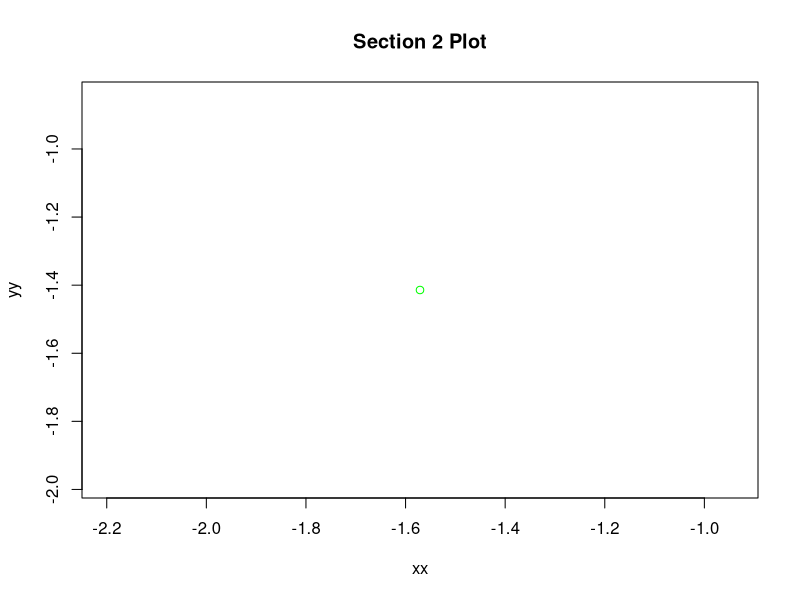
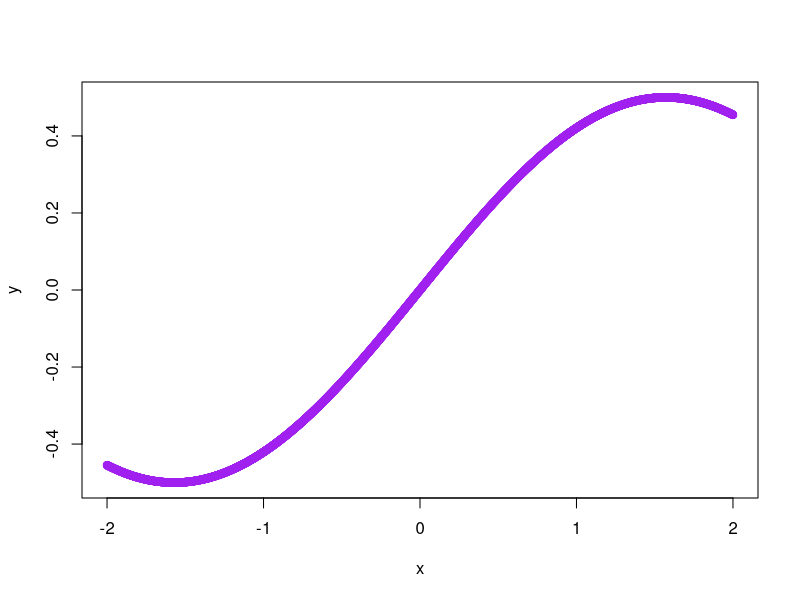
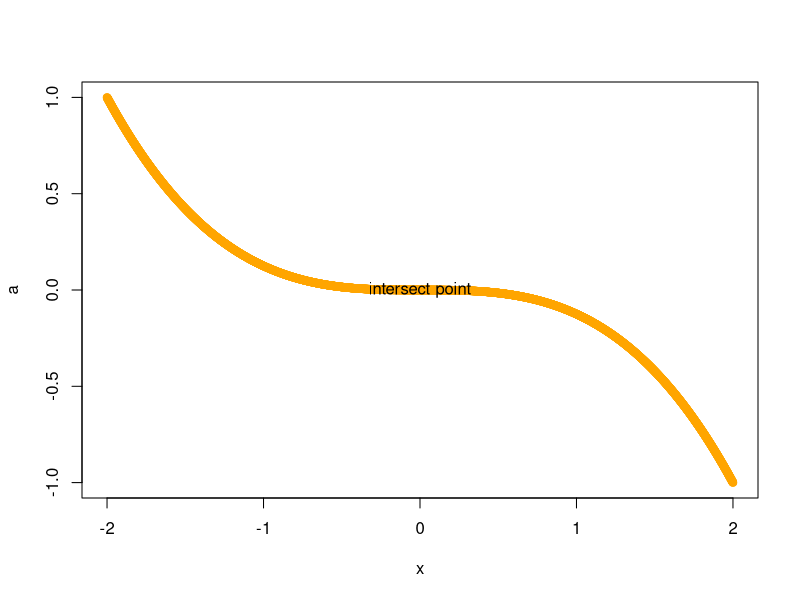
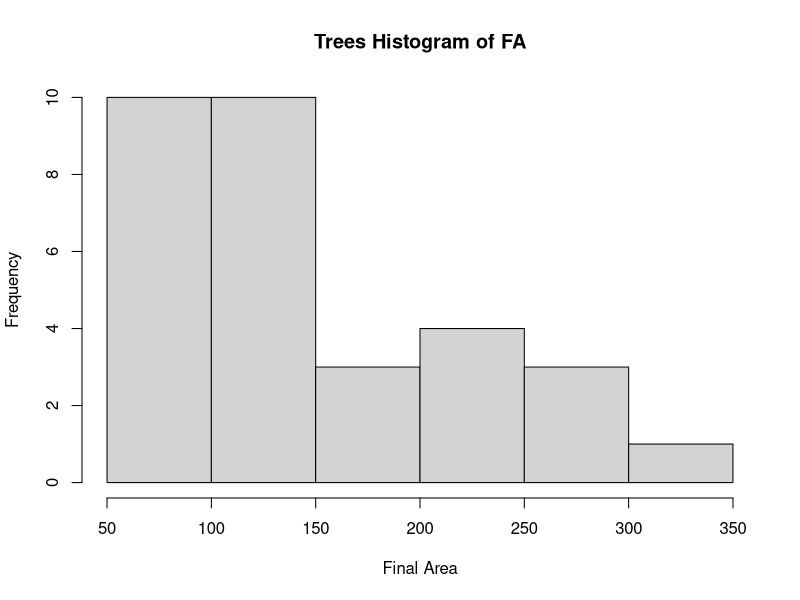
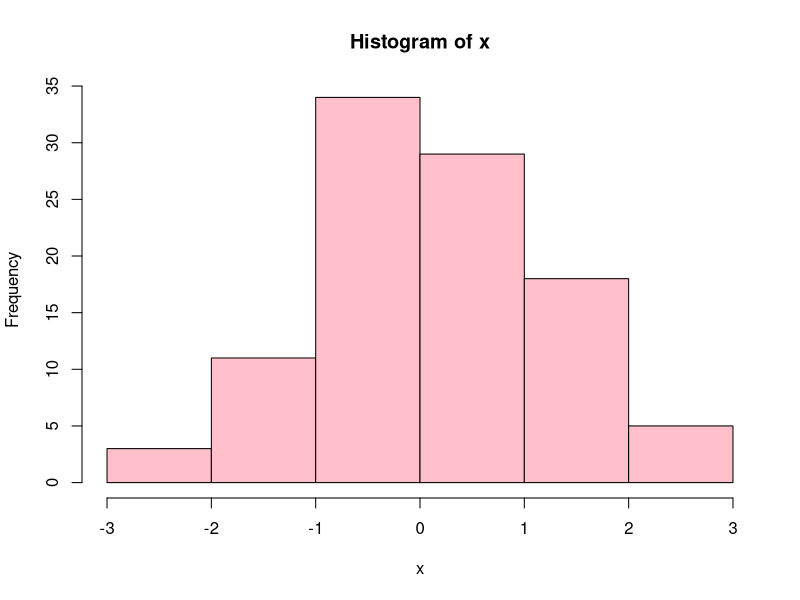
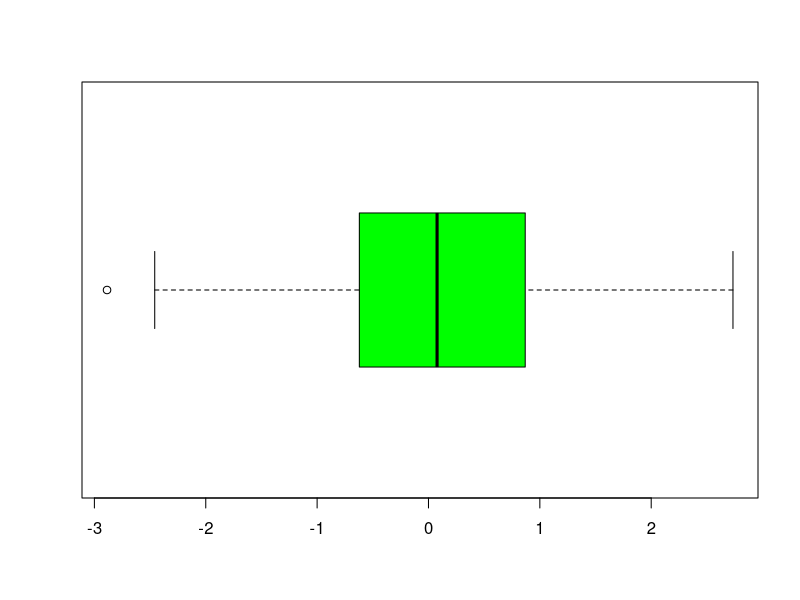
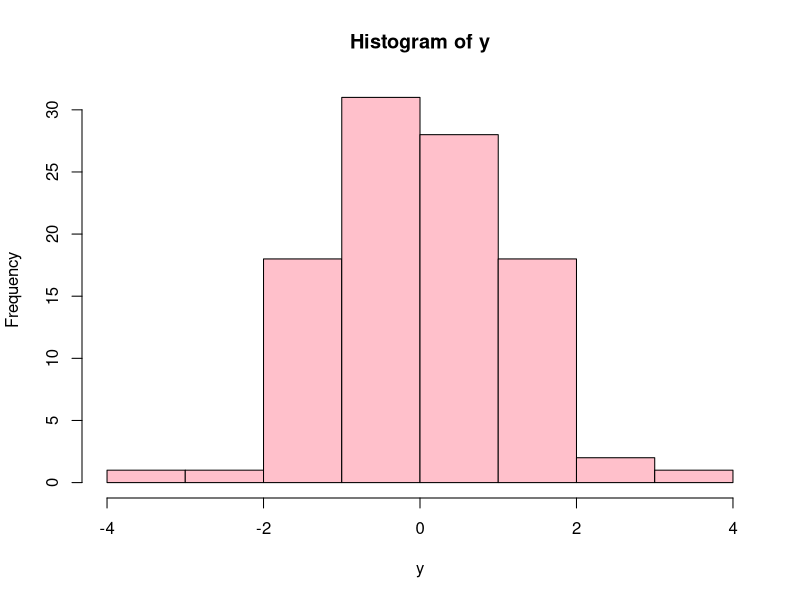
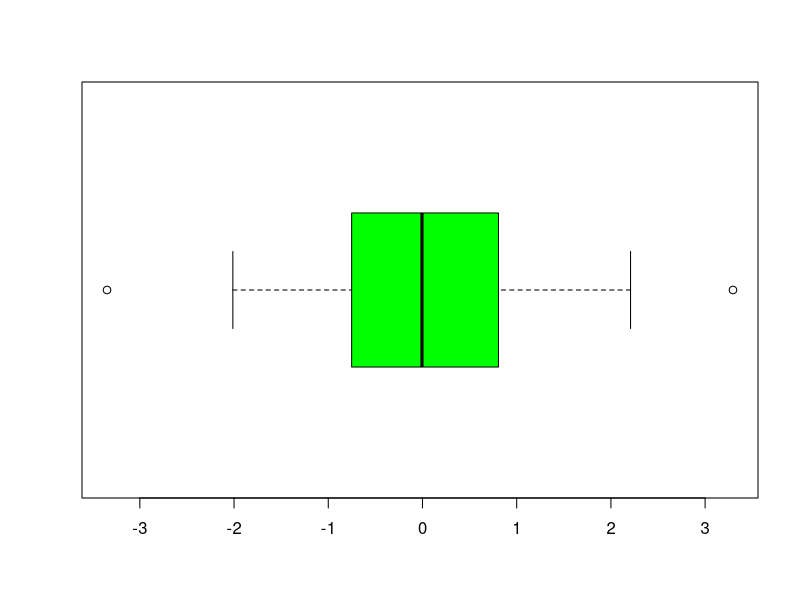

The R source for these figures, in order:
## ---- chunk 1
# DO NOT ADD OR REVISE CODE HERE
knitr::opts_chunk$set(echo = TRUE, eval = TRUE)

## ---- chunk 2
q1_vector<-c(1:5, sqrt(2), 17*4, rep(c(2.5,5,7.5), times=3))
q1_vector
## ---- chunk 3
q1_vector_7<-q1_vector[(q1_vector)<=7]
q1_vector_7
length(q1_vector_7)

## ---- chunk 4
q1_vector_sorted<-sort(q1_vector)
q1_vector_sorted
sum(q1_vector_sorted[5:10])
## ---- chunk 5
q1_vector_sqrd<-q1_vector^2
q1_vector_sqrd
table(q1_vector_sqrd>25)
## ---- chunk 6
q1_vector_short<-c(q1_vector[-(2:15)])
q1_vector_short
(q1_vector_short[1])*(q1_vector_short[2])
## ---- chunk 7
fuction<-function(x){y<-sin(x/2)-cos(x/2)
			 return (y)
			 }

## ---- chunk 8
x<-seq(from =-2, to =2, length.out = 4001)
y<-fuction(x)
min_y<-min(y)
which.min(y)
min_x<-x[430]
min_x
round(min_y,digits=3)
## ---- chunk 9
xx<-min_x
yy<-min_y
plot(xx,yy, col= "green", main="Section 2 Plot")
text("(-1.571,-1.414)")

## ---- chunk 10
function1<-function(x){
        y<-cos(x/2)*sin(x/2)
        return(y)
}
function2<-function(x){
          y<--(x/2)^3
          return(y)
}

x<-seq(from= -2,to= 2,length.out = 4001)
y<-function1(x)
a<-function2(x)
plot(x,y,col="purple")
plot(x,a,col="orange")
text(0,0, "intersect point")
b<-function(x) cos(x/2)*sin(x/2)+(x/2)^3
intersect_plot<-uniroot(b,c(-2,2))
intersect_plot
## ---- chunk 11
data(trees)
data(trees)
structure(trees)
apply(trees,2,mean)
results<-apply(trees,1,mean)
greater<-results>30.17
greater
true<-length(which(greater))
true
## ---- chunk 12
r<-(trees$Girth/2)
xr<-r
area<-function(x){a<-(pi*(x^2))
  return (a)}
finalarea<-area(xr)
finalarea
IQR(finalarea)
## ---- chunk 13
hist(finalarea, xlab= "Final Area", ylab="Frequency", main= "Trees Histogram of FA")


## ---- chunk 14
max(finalarea)
df<-trees
df[31,]

## ---- chunk 15
set.seed(9999)
y <- rt(n = 100, df = 10)
set.seed(123)
x <- rnorm(n = 100, mean = 0, sd = 1.25)
cd <- cbind(x, y)
IQRR<-apply(cd,2,IQR)
round(IQRR, digits=4)
## ---- chunk 16
par(mfrow=c(1.6,1.6))
hist(x,col="pink")
boxplot(x,horizontal=TRUE,col="green")
hist(y,col="pink")
boxplot(y,horizontal=TRUE,col="green")
## ---- chunk 17
par(mfrow=c(1,2))
qqnorm(x,main="QQ Plot Norm",col="lavender")
qqline(x,distribution = qnorm)
qqnorm(y,main="QQ Plot Exp",col="tan")
qqline(y,distribution =qnorm)


